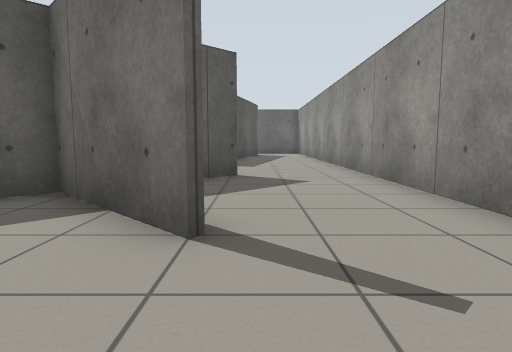
View 1 (above)

17 first-person views from a walk through a world built for the Gazebo simulator. The camera is 0.72 m above the floor, tilts 6° down and sees 75° across. The floor is counted in squares, 1 m on a side. Each view is taken from the middle of a square. On the plan, view 1 faces up. The plan holds only what a view shows up to about 10 squares ahead; the rest is blank.

View 2
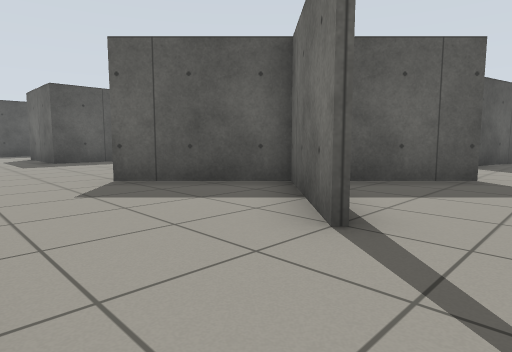

View 3
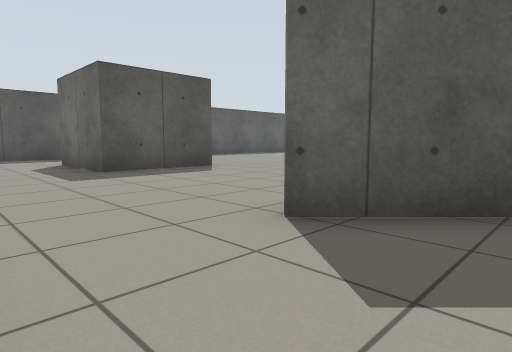

View 4
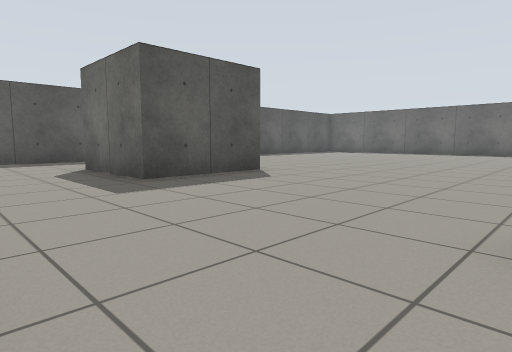

View 5
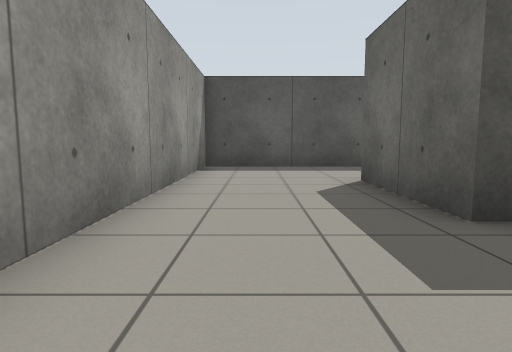

View 6
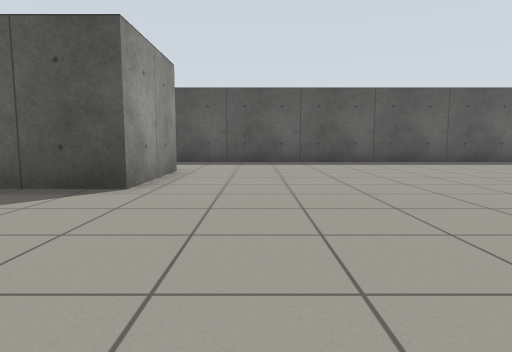

View 7
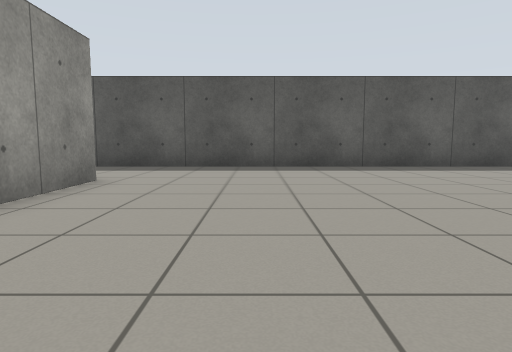

View 8
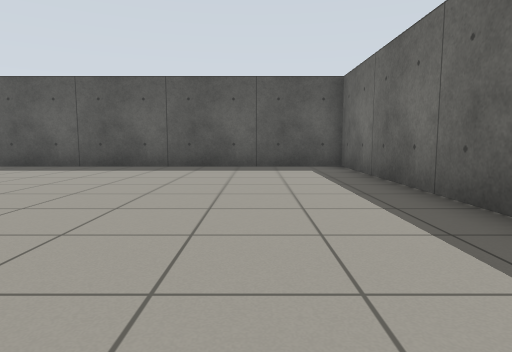

View 9
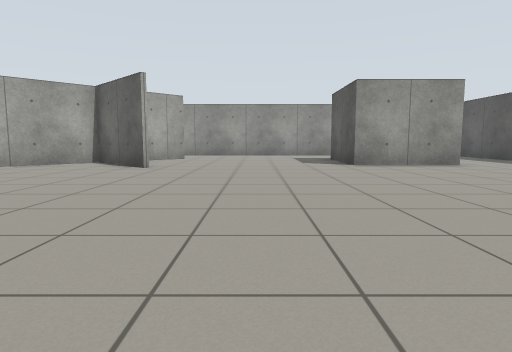

View 10
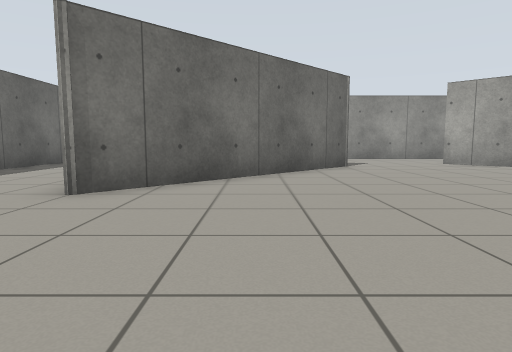

View 11
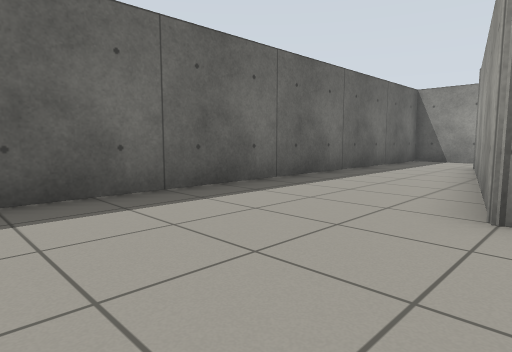

View 12
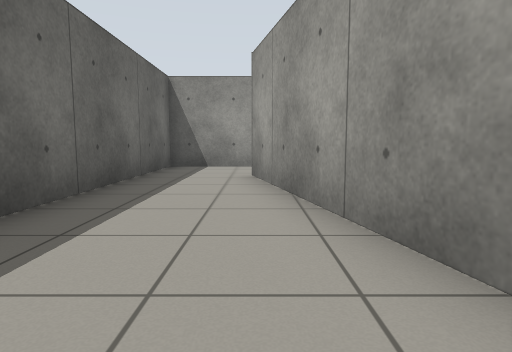

View 13
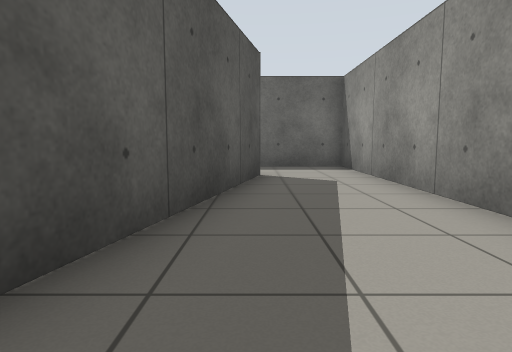

View 14
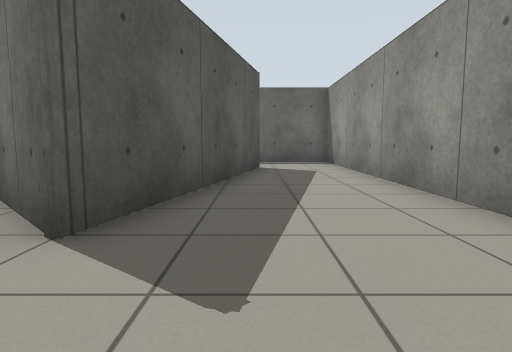

View 15
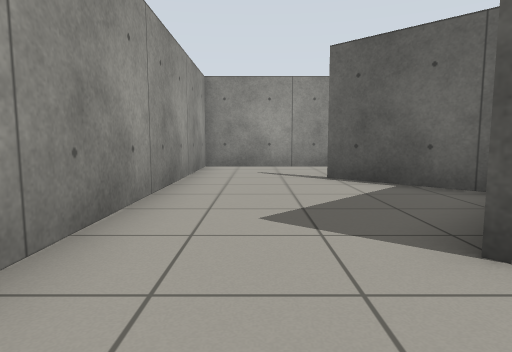

View 16
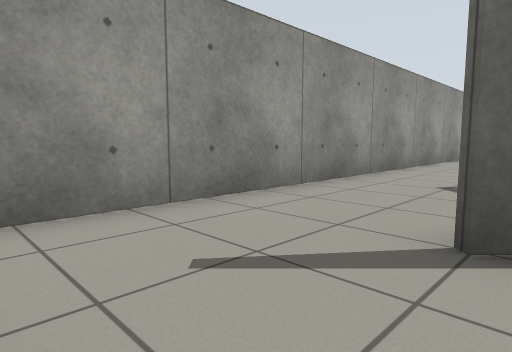

View 17
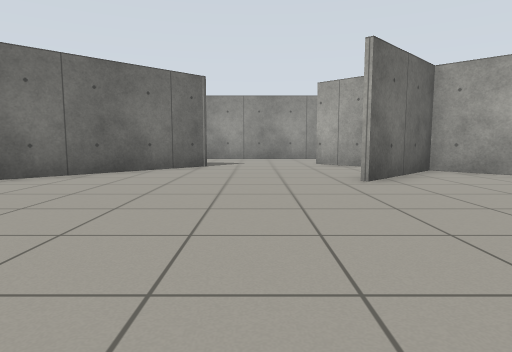

### Floor plan
Points are (right, up) in squares from view 1. A wall is a line through its corners. A room is listed if a view was taken in it or the views show most of it. See-through windows are left out.
Room 1 (views 1, 2, 3, 4, 5, 6, 7, 8, 9, 10, 11, 12, 13, 14, 15, 16, 17)
walls: (-5, 7.1) (-3.7, 5.8); (-6.7, 15.5) (0.1, 17.1) (-1.5, 10.3) (-6.7, 15.5); (-14.1, 6.1) (-10.9, 6.1) (-10.9, 2.9) (-14.1, 2.9); (-1.8, 5.8) (-0.8, 6.8); (-2.7, 4.7) (-5.1, 2.3); (-4, 3.6) (-2.8, 4.8); (-2.3, 4.4) (-0.3, 2.4); (-0.3, 7.1) (-2.1, 5.3); (-11.1, 19.4) (-17.4, 19.4) (-17.4, -0.4) (2.4, -0.4) (2.4, 19.4) (-9.5, 19.4); (-0.4, 2.3) (-5.1, 7)

Where each view was taken, in squares from view 1:
view 1: 0 up, 0 right, facing up
view 2: 0 up, 1 right, facing up-left
view 3: 0 up, 3 left, facing up-left
view 4: 0 up, 5 left, facing up-left
view 5: 1 up, 8 left, facing left
view 6: 8 up, 6 left, facing left
view 7: 9 up, 8 left, facing left
view 8: 17 up, 8 left, facing left
view 9: 16 up, 8 left, facing down
view 10: 13 up, 11 left, facing right
view 11: 15 up, 10 left, facing up-right
view 12: 17 up, 7 left, facing right
view 13: 10 up, 0 right, facing up
view 14: 8 up, 0 right, facing up
view 15: 9 up, 1 right, facing down
view 16: 3 up, 2 right, facing down-left
view 17: 9 up, 11 left, facing right
